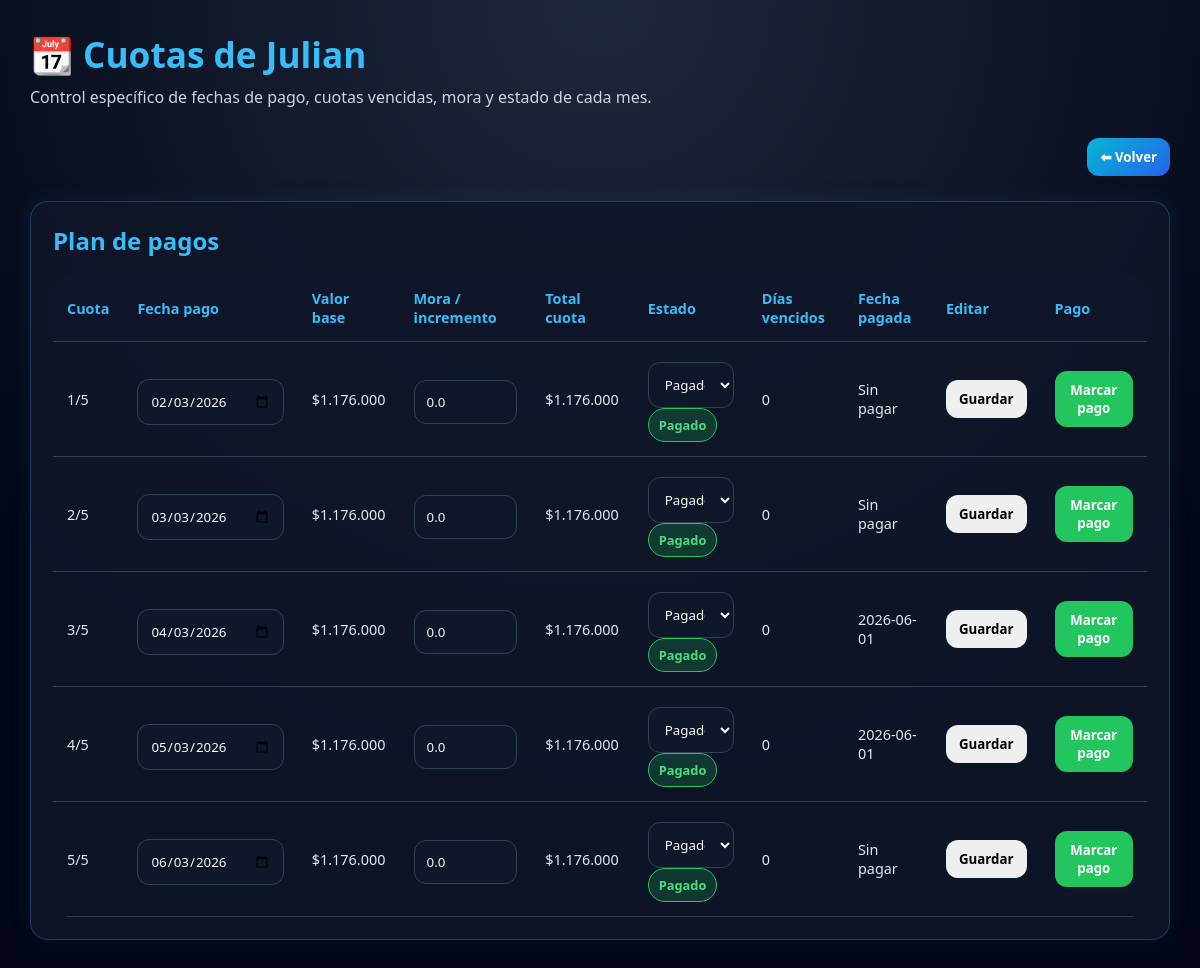
/detalle/1, run on the app's committed database.
### tables this page shows
CREATE TABLE prestamos (
            id INTEGER PRIMARY KEY AUTOINCREMENT,
            nombre TEXT NOT NULL,
            valor_prestado REAL NOT NULL,
            meses INTEGER NOT NULL,
            interes REAL NOT NULL,
            dia_pago INTEGER NOT NULL,
            fecha_registro TEXT NOT NULL,
            valor_mensual_base REAL NOT NULL,
            total_con_interes REAL NOT NULL
        );

CREATE TABLE cuotas (
            id INTEGER PRIMARY KEY AUTOINCREMENT,
            prestamo_id INTEGER NOT NULL,
            numero_cuota INTEGER NOT NULL,
            fecha_pago TEXT NOT NULL,
            valor_base REAL NOT NULL,
            incremento_mora REAL DEFAULT 0,
            valor_total REAL NOT NULL,
            estado TEXT DEFAULT 'pendiente',
            fecha_pagada TEXT,
            FOREIGN KEY(prestamo_id) REFERENCES prestamos(id)
        );

### app.py (the view)
@app.route("/detalle/<int:id>")
def detalle(id):
    conn = get_connection()
    prestamo = conn.execute("SELECT * FROM prestamos WHERE id = ?", (id,)).fetchone()
    cuotas_raw = conn.execute(
        "SELECT * FROM cuotas WHERE prestamo_id = ? ORDER BY numero_cuota ASC",
        (id,)
    ).fetchall()
    conn.close()
    cuotas = []
    for c in cuotas_raw:
        estado_texto, color, dias_vencidos = estado_cuota(c)
        item = dict(c)
        item["estado_texto"] = estado_texto
        item["color"] = color
        item["dias_vencidos"] = dias_vencidos
        cuotas.append(item)
    return render_template("detalle.html", prestamo=prestamo, cuotas=cuotas)

### app.py (called while the page is built, shortened)
def get_connection():
    os.makedirs("instance", exist_ok=True)
    conn = sqlite3.connect(DB_PATH)
    conn.row_factory = sqlite3.Row
    return conn

def formato_fecha(fecha_str):
    return datetime.strptime(fecha_str, "%Y-%m-%d").date()

def estado_cuota(cuota):
    hoy = date.today()
    fecha_pago = formato_fecha(cuota["fecha_pago"])
    if cuota["estado"] == "pagado":
        return "Pagado", "green", 0

### app/templates/detalle.html (shortened to what this page needs)
<!DOCTYPE html>
<html lang="es">
<head>
  <link rel="stylesheet" href="{{ url_for('static', filename='css/styles.css') }}">
</head>
<body>
<div class="container">
  <header>
    <h1>📆 Cuotas de {{ prestamo.nombre }}</h1>
    <p>Control específico de fechas de pago, cuotas vencidas, mora y estado de cada mes.</p>
  </header>
  <section class="main-actions">
    <a href="{{ url_for('home') }}" class="btn-primary">⬅ Volver</a>
  </section>
  <section class="card">
    <h2 class="section-title">Plan de pagos</h2>
    <table>
      <thead>
        <tr>
          <th>Cuota</th>
          <th>Fecha pago</th>
          <th>Valor base</th>
          <th>Mora / incremento</th>
          <th>Total cuota</th>
          <th>Estado</th>
          <th>Días vencidos</th>
          <th>Fecha pagada</th>
          <th>Editar</th>
          <th>Pago</th>
        </tr>
      </thead>
      <tbody>
        {% for c in cuotas %}
        <tr>
          <form action="{{ url_for('editar_cuota', id=c.id) }}" method="POST">
            <td>{{ c.numero_cuota }}/{{ prestamo.meses }}</td>
            <td>
              <input type="date" name="fecha_pago" value="{{ c.fecha_pago }}">
            </td>
            <td>${{ "{:,.0f}".format(c.valor_base).replace(",", ".") }}</td>
            <td>
              <input type="number" name="incremento_mora" value="{{ c.incremento_mora }}" step="0.01">
            </td>
            <td>${{ "{:,.0f}".format(c.valor_total).replace(",", ".") }}</td>
            <td>
              <select name="estado">
                <option value="pagado" {% if c.estado == "pagado" %}selected{% endif %}>Pagado</option>
              </select>
              <span class="status {{ c.color }}">{{ c.estado_texto }}</span>
            </td>
            <td>{{ c.dias_vencidos }}</td>
            <td>{{ c.fecha_pagada or "Sin pagar" }}</td>
            <td>
              <button type="submit" class="btn-edit">Guardar</button>
            </td>
            <td>
              <a href="{{ url_for('pagar_cuota', id=c.id) }}" class="btn-paid">Marcar pago</a>
            </td>
          </form>
        </tr>
        {% endfor %}
      </tbody>
    </table>
  </section>
</div>
</body>
</html>

### app/static/css/styles.css (style rules this page uses)
* { box-sizing: border-box; margin: 0; padding: 0; font-family: 'Segoe UI', Arial, sans-serif; }
body { background: radial-gradient(circle at top, #1e293b, #020617 70%); color: #f8fafc; min-height: 100vh; padding: 30px; }
.container { max-width: 1450px; margin: auto; }
header { margin-bottom: 30px; }
header h1 { font-size: 2.2rem; color: #38bdf8; }
header p { color: #cbd5e1; margin-top: 8px; }
.card { background: rgba(15, 23, 42, 0.88); border: 1px solid rgba(56, 189, 248, 0.25); border-radius: 18px; padding: 22px; box-shadow: 0 0 25px rgba(56, 189, 248, 0.08); }
.main-actions { margin-bottom: 25px; display: flex; justify-content: flex-end; }
.section-title { margin-bottom: 18px; color: #38bdf8; }
button, a { text-decoration: none; border: none; padding: 10px 13px; border-radius: 12px; cursor: pointer; font-weight: bold; font-size: 0.83rem; display: inline-block; text-align: center; }
.btn-primary { background: linear-gradient(135deg, #06b6d4, #2563eb); color: white; }
.btn-paid { background: #22c55e; color: white; }
table { width: 100%; border-collapse: collapse; overflow: hidden; border-radius: 18px; }
th, td { padding: 14px; text-align: left; border-bottom: 1px solid #334155; font-size: 0.9rem; }
th { color: #38bdf8; background: rgba(15, 23, 42, 0.95); }
td { color: #e2e8f0; }
.status { padding: 7px 10px; border-radius: 20px; font-weight: bold; font-size: 0.8rem; display: inline-block; }
.green { background: rgba(34, 197, 94, 0.2); color: #4ade80; border: 1px solid #22c55e; }
input, select { width: 100%; padding: 12px; margin-top: 6px; border: none; border-radius: 12px; outline: none; background: #0f172a; color: #f8fafc; border: 1px solid #334155; }

### data on the page
prestamos: nombre "Julian", meses "5"
cuotas: numero_cuota "1", fecha_pago "02/03/2026", valor_base "1.176.000", incremento_mora "0.0", valor_total "1.176.000", estado "Pagado", estado_texto "Pagado", dias_vencidos "0", fecha_pagada "Sin pagar"
cuotas: numero_cuota "2", fecha_pago "03/03/2026", valor_base "1.176.000", incremento_mora "0.0", valor_total "1.176.000", estado "Pagado", estado_texto "Pagado", dias_vencidos "0", fecha_pagada "Sin pagar"
cuotas: numero_cuota "3", fecha_pago "04/03/2026", valor_base "1.176.000", incremento_mora "0.0", valor_total "1.176.000", estado "Pagado", estado_texto "Pagado", dias_vencidos "0", fecha_pagada "2026-06-01"
cuotas: numero_cuota "4", fecha_pago "05/03/2026", valor_base "1.176.000", incremento_mora "0.0", valor_total "1.176.000", estado "Pagado", estado_texto "Pagado", dias_vencidos "0", fecha_pagada "2026-06-01"
cuotas: numero_cuota "5", fecha_pago "06/03/2026", valor_base "1.176.000", incremento_mora "0.0", valor_total "1.176.000", estado "Pagado", estado_texto "Pagado", dias_vencidos "0", fecha_pagada "Sin pagar"
